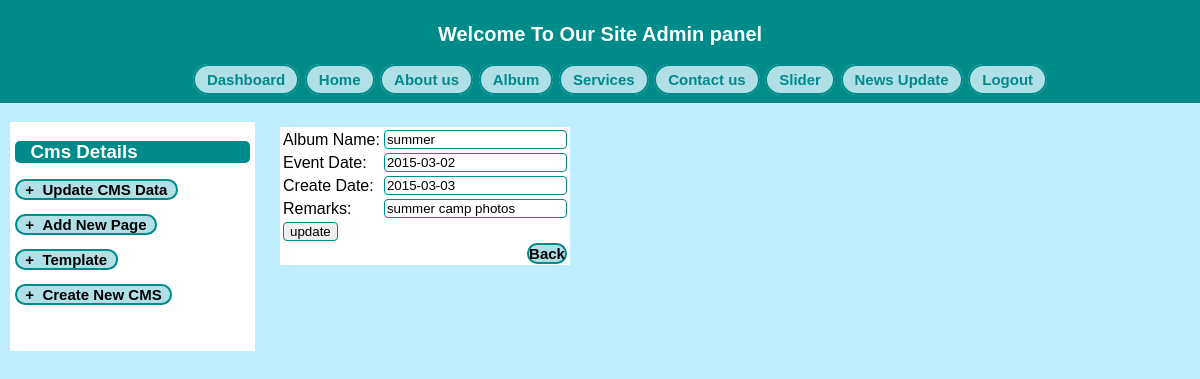
Screenshot of /admin/album_update.php?no=1 (signed in) with the database file from the repository.
### tables this page shows
CREATE TABLE IF NOT EXISTS `albums` (
  `albumno` int(11) NOT NULL AUTO_INCREMENT,
  `albumname` varchar(50) NOT NULL,
  `eventdate` date NOT NULL,
  `createdate` date NOT NULL,
  `remarks` varchar(50) NOT NULL,
  PRIMARY KEY (`albumno`),
  UNIQUE KEY `albumname` (`albumname`)
);

### admin/album_update.php (the view, shortened to what this page needs)
<?php
include("header.php");
include("product_box.php");
?>
<html>
<head>
</head>
<?php
$no=$_GET['no'];
$result=mysql_query("select * from albums where albumno='$no'");
$row=mysql_fetch_array($result);
?>
<form method="post" action="#" enctype="multipart/form-data">
<table>
<tr>
<td>Album Name: </td>
<td><input type="text" name="albumname" value="<?php echo $row[1];?>"></td>
</tr>
<tr>
<td>Event Date: </td>
<td><input type="text" name="eventdate" value="<?php echo $row[2];?>"></td>
</tr>
<tr>
<td>Create Date: </td>
<td><input type="text" name="createdate" value="<?php echo $row[3];?>"></td>
</tr>
<tr>
<td>Remarks: </td>
<td><input type="text" name="remarks" value="<?php echo $row[4];?>"></td>
</tr>
<tr>
<td><input type="submit" name="update" value="update"></td>
</tr>
<tr>
<td colspan="8" align="right">
<a href="album_display.php">Back</a>
</td>
</tr>
</table>
</form>
</body>
</html>

### admin/adminstyle.css (style rules this page uses)
body { font-family: Arial, Helvetica, sans-serif; background-color:#BDEDFF; margin:0 auto; }
table { background-color:#FFFFFF; }
td { font-family: Arial, Helvetica, sans-serif; }
input,select,textarea { border:1px double darkcyan; border-radius:4px; }
a { background:powderblue; color:black; cusrsor:pointer; text-decoration:none; font-weight:bold; font-size:15px; border:2px solid darkcyan;border-radius:20px; }

### rows the page displays
albums: albumname "summer", eventdate "2015-03-02", createdate "2015-03-03", remarks "summer camp photos"
